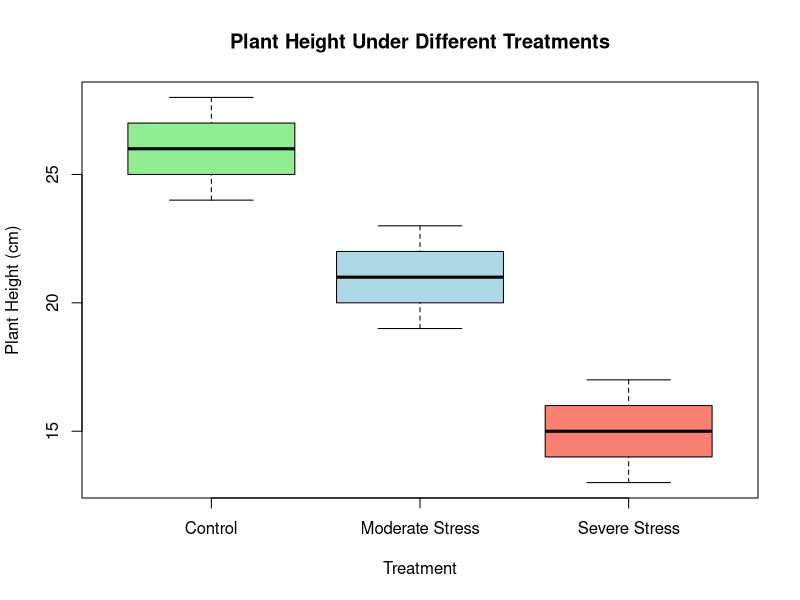

Source code (R):
# ============================================================
# PROJECT: Biological Data Analysis and Visualisation Using R
# AUTHOR: Ochai Moses Ameh
# PURPOSE: Analyse illustrative biological data using R
# ============================================================

# 1. Create an illustrative plant growth dataset

plant_data <- data.frame(
  Treatment = rep(c("Control", "Moderate Stress", "Severe Stress"),
                  each = 5),
  Plant_Height_cm = c(
    25, 27, 26, 24, 28,
    20, 22, 21, 19, 23,
    14, 16, 15, 13, 17
  ),
  Chlorophyll = c(
    42, 45, 44, 41, 46,
    35, 38, 36, 34, 37,
    25, 28, 26, 24, 27
  )
)

# 2. Display the dataset

cat("BIOLOGICAL DATA ANALYSIS\n")
cat("========================\n\n")

cat("First six rows of the dataset:\n")
print(head(plant_data))

cat("\nDataset dimensions:\n")
print(dim(plant_data))

cat("\nColumn names:\n")
print(names(plant_data))

# 3. Check for missing values

cat("\nMissing values in each column:\n")
print(colSums(is.na(plant_data)))

# 4. Calculate descriptive statistics

cat("\nPLANT HEIGHT SUMMARY BY TREATMENT\n")
cat("=================================\n")

height_mean <- aggregate(
  Plant_Height_cm ~ Treatment,
  data = plant_data,
  FUN = mean
)

height_sd <- aggregate(
  Plant_Height_cm ~ Treatment,
  data = plant_data,
  FUN = sd
)

print(height_mean)
cat("\nStandard deviation of plant height:\n")
print(height_sd)

# 5. Summarise chlorophyll measurements

cat("\nCHLOROPHYLL SUMMARY BY TREATMENT\n")
cat("================================\n")

chlorophyll_mean <- aggregate(
  Chlorophyll ~ Treatment,
  data = plant_data,
  FUN = mean
)

print(chlorophyll_mean)

# 6. Calculate the correlation between height and chlorophyll

cat("\nCORRELATION ANALYSIS\n")
cat("====================\n")

correlation <- cor(
  plant_data$Plant_Height_cm,
  plant_data$Chlorophyll
)

cat("Correlation coefficient:", correlation, "\n")

# 7. Compare plant height among treatments using ANOVA

cat("\nANALYSIS OF VARIANCE (ANOVA)\n")
cat("============================\n")

anova_result <- aov(
  Plant_Height_cm ~ Treatment,
  data = plant_data
)

print(summary(anova_result))

# 8. Create a boxplot

boxplot(
  Plant_Height_cm ~ Treatment,
  data = plant_data,
  main = "Plant Height Under Different Treatments",
  xlab = "Treatment",
  ylab = "Plant Height (cm)",
  col = c("lightgreen", "lightblue", "salmon")
)

# 9. Print a brief interpretation

cat("\nINTERPRETATION\n")
cat("==============\n")
cat("The dataset contains illustrative plant measurements.\n")
cat("Compare the mean heights to examine treatment differences.\n")
cat("Use the ANOVA p-value to assess statistical evidence\n")
cat("of differences in mean plant height among treatments.\n")
cat("These are demonstration data, not experimental results.\n")
